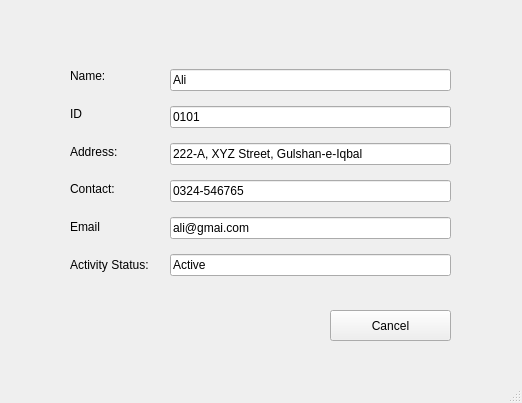
<?xml version="1.0" encoding="UTF-8"?>
<ui version="4.0">
 <class>MainWindow</class>
 <widget class="QMainWindow" name="MainWindow">
  <property name="geometry">
   <rect>
    <x>0</x>
    <y>0</y>
    <width>522</width>
    <height>403</height>
   </rect>
  </property>
  <property name="windowTitle">
   <string>MainWindow</string>
  </property>
  <widget class="QWidget" name="centralwidget">
   <widget class="QWidget" name="layoutWidget">
    <property name="geometry">
     <rect>
      <x>170</x>
      <y>60</y>
      <width>281</width>
      <height>231</height>
     </rect>
    </property>
    <layout class="QVBoxLayout" name="verticalLayout">
     <item>
      <widget class="QLineEdit" name="supp_name">
       <property name="text">
        <string>Ali</string>
       </property>
      </widget>
     </item>
     <item>
      <widget class="QLineEdit" name="supp_id">
       <property name="text">
        <string>0101</string>
       </property>
      </widget>
     </item>
     <item>
      <widget class="QLineEdit" name="supp_address">
       <property name="text">
        <string>222-A, XYZ Street, Gulshan-e-Iqbal</string>
       </property>
      </widget>
     </item>
     <item>
      <widget class="QLineEdit" name="supp_contact">
       <property name="text">
        <string>0324-546765</string>
       </property>
      </widget>
     </item>
     <item>
      <widget class="QLineEdit" name="email">
       <property name="text">
        <string>ali@gmai.com</string>
       </property>
      </widget>
     </item>
     <item>
      <widget class="QLineEdit" name="status">
       <property name="text">
        <string>Active</string>
       </property>
      </widget>
     </item>
    </layout>
   </widget>
   <widget class="QWidget" name="layoutWidget">
    <property name="geometry">
     <rect>
      <x>70</x>
      <y>60</y>
      <width>87</width>
      <height>221</height>
     </rect>
    </property>
    <layout class="QVBoxLayout" name="verticalLayout_2">
     <item>
      <widget class="QLabel" name="label">
       <property name="text">
        <string>Name:</string>
       </property>
      </widget>
     </item>
     <item>
      <widget class="QLabel" name="label_2">
       <property name="text">
        <string>ID</string>
       </property>
      </widget>
     </item>
     <item>
      <widget class="QLabel" name="label_4">
       <property name="text">
        <string>Address:</string>
       </property>
       <property name="alignment">
        <set>Qt::AlignLeading|Qt::AlignLeft|Qt::AlignVCenter</set>
       </property>
      </widget>
     </item>
     <item>
      <widget class="QLabel" name="label_5">
       <property name="text">
        <string>Contact:</string>
       </property>
      </widget>
     </item>
     <item>
      <widget class="QLabel" name="label_6">
       <property name="text">
        <string>Email</string>
       </property>
      </widget>
     </item>
     <item>
      <widget class="QLabel" name="label_7">
       <property name="text">
        <string>Activity Status:</string>
       </property>
      </widget>
     </item>
    </layout>
   </widget>
   <widget class="QPushButton" name="closeButton">
    <property name="geometry">
     <rect>
      <x>330</x>
      <y>310</y>
      <width>121</width>
      <height>31</height>
     </rect>
    </property>
    <property name="text">
     <string>Cancel</string>
    </property>
   </widget>
  </widget>
  <widget class="QMenuBar" name="menubar">
   <property name="geometry">
    <rect>
     <x>0</x>
     <y>0</y>
     <width>522</width>
     <height>18</height>
    </rect>
   </property>
  </widget>
  <widget class="QStatusBar" name="statusbar"/>
 </widget>
 <resources/>
 <connections/>
</ui>
